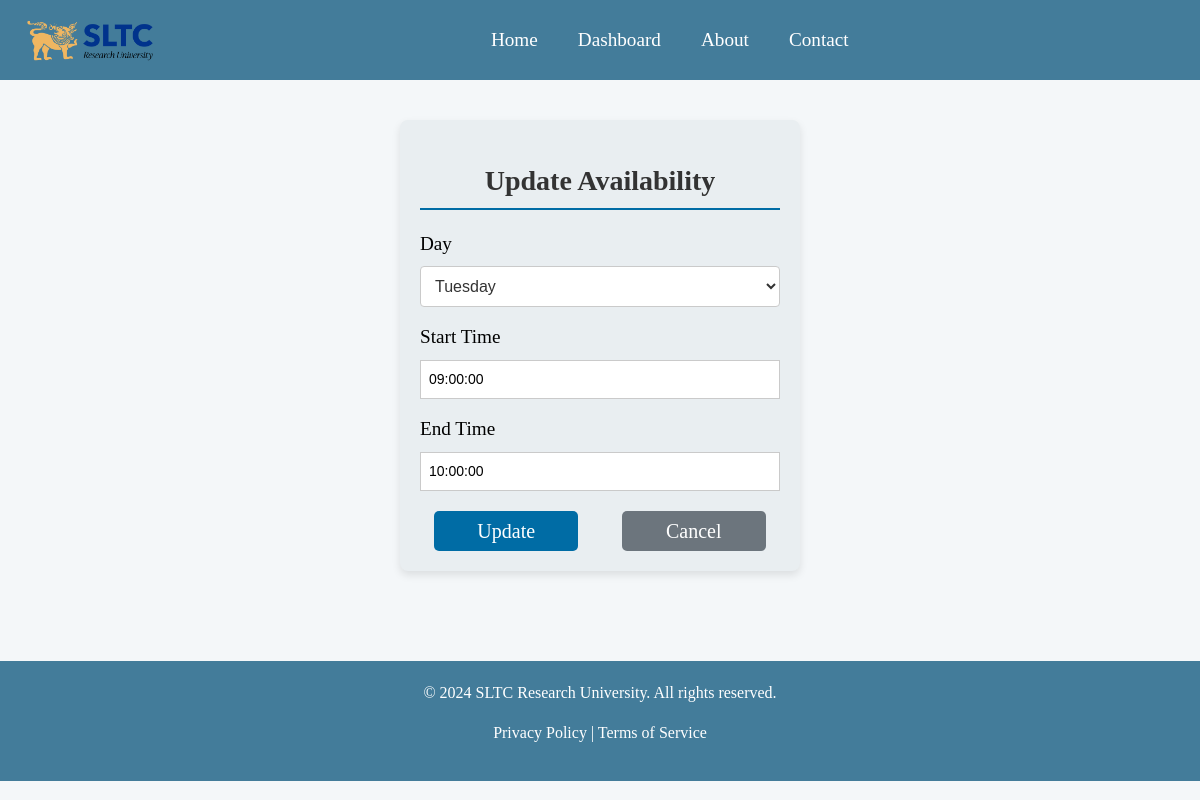
/lecturer/update-availability/2/ (signed in), run on the app's committed database.
### user/models.py (models this page shows, shortened)
class LecturerAvailability(models.Model):
    DAY_CHOICES = [
        (0, 'Monday'),
        (1, 'Tuesday'),
        (2, 'Wednesday'),
        (3, 'Thursday'),
        (4, 'Friday'),
        (5, 'Saturday'),
        (6, 'Sunday'),
    ]
    lecturer = models.ForeignKey(Lecturer, on_delete=models.CASCADE, related_name='availabilities')
    day = models.IntegerField(choices=DAY_CHOICES)
    start_time = models.TimeField(default=time(9, 0))
    end_time = models.TimeField(default=time(17, 0))
    class Meta:
        unique_together = ['lecturer', 'day']

### user/views.py (the view)
# urls.py: path('lecturer/update-availability/<int:availability_id>/', views.update_availability, name='update_availability'),
@login_required
def update_availability(request, availability_id):
    availability = get_object_or_404(LecturerAvailability, id=availability_id, lecturer=request.user.lecturer)
    if request.method == 'POST':
        form = LecturerAvailabilityUpdateForm(request.POST, instance=availability)
        if form.is_valid():
            form.save()
            generate_timetable(request.user.lecturer.Faculty)
            return redirect('lecturer_dashboard')
    else:
        form = LecturerAvailabilityUpdateForm(instance=availability)
    return render(request, 'lecturer/update_availability.html', {
        'form': form,
        'availability': availability
    })

### user/forms.py
class LecturerAvailabilityUpdateForm(forms.ModelForm):
    class Meta:
        model = LecturerAvailability
        fields = ['day', 'start_time', 'end_time']

### user/templates/lecturer/update_availability.html (shortened to what this page needs)
{% load static %}
<!DOCTYPE html>
<html lang="en">
<head>
    <link href="https://cdn.jsdelivr.net/npm/bootstrap@5.1.3/dist/css/bootstrap.min.css" rel="stylesheet">
</head>
<body>
    {% include "../header.html" %}
    <div class="container">
        <h2 class="mt-4">Update Availability</h2>
        <form method="post">
            <div class="mb-3">
                <label for="{{ form.day.id_for_label }}" class="form-label">Day</label>
                {{ form.day }}
            </div>
            <div class="mb-3">
                <label for="{{ form.start_time.id_for_label }}" class="form-label">Start Time</label>
                {{ form.start_time }}
            </div>
            <div class="mb-3">
                <label for="{{ form.end_time.id_for_label }}" class="form-label">End Time</label>
                {{ form.end_time }}
            </div>
            <div class="btn-container">
                <button type="submit" class="btn btn-primary">Update</button>
                <a href="{% url 'lecturer_dashboard' %}" class="btn btn-secondary">Cancel</a>
            </div>
        </form>
    </div>
    {% include "../footer.html" %}
</body>
</html>

### user/templates/lecturer/update_availability.html (style rules this page uses)
body { font-family: 'Arial', sans-serif; background-color: #f4f7f9; color: #333; }
.container { max-width: 400px; margin: 40px auto; padding: 20px; background-color: #e9eef1; border-radius: 8px; box-shadow: 0 4px 8px rgba(0, 0, 0, 0.1); box-sizing: border-box; }
h2 { font-size: 28px; margin-bottom: 20px; text-align: center; color: #333; font-family: 'Times New Roman', Times, serif; font-weight: bold; border-bottom: 2px solid #006ca5; padding-bottom: 10px; }
.form-label { font-family: 'Times New Roman', Times, serif; font-weight: 500; font-size: larger; margin-bottom: 8px; display: block; color: #000000; }
.btn-primary { background-color: #006ca5; color: #ffffff; padding: 5px; border-radius: 5px; font-size: 20px; font-weight: 500; border: none; cursor: pointer; transition: background-color 0.3s, border-color 0.3s; width: 40%; text-align: center; display: block; margin: 0 auto; font-family: 'Times New Roman', Times, serif; }
.btn-secondary { background-color: #6c757d; color: #ffffff; padding: 5px; border-radius: 5px; font-size: 20px; font-weight: 500; border: none; cursor: pointer; transition: background-color 0.3s, border-color 0.3s; width: 40%; text-align: center; display: block; margin: 0 auto; font-family: 'Times New Roman', Times, serif; }
.btn-container { display: flex; justify-content: center; gap: 15px; margin-top: 20px; }
input { width: 360px; padding: 8px; font-size: 14px; border: 1px solid rgb(202, 202, 202); }
select { width: 100%; padding: 10px; font-size: 16px; color: #333; border: 1px solid rgb(202, 202, 202); border-radius: 4px; background-color: #ffffff; }

### user/templates/header.html (style rules this page uses)
body { margin: 0; font-family: Arial, sans-serif; }

### user/templates/footer.html (style rules this page uses)
body { margin: 0; font-family: Arial, sans-serif; }

### data on the page
LecturerAvailability: day "Tuesday", start_time "09:00:00", end_time "10:00:00"
